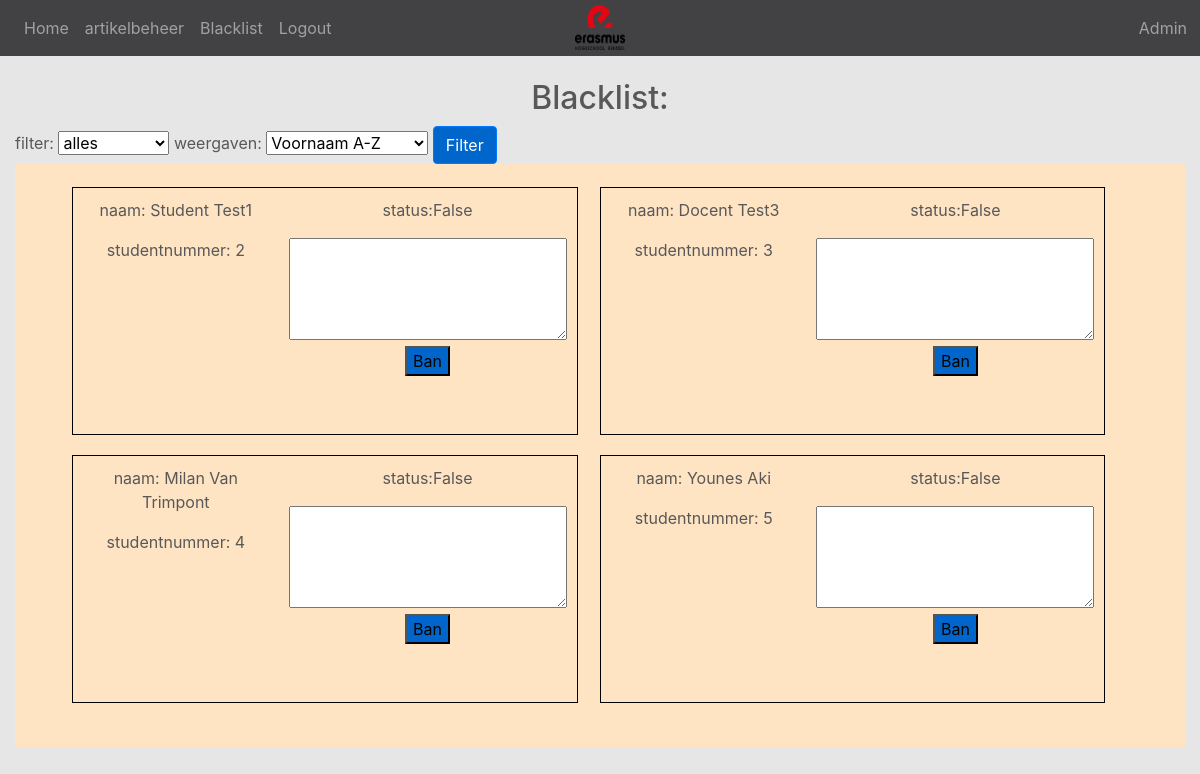
The page /adminblacklist (signed in) on the database as committed earlier.
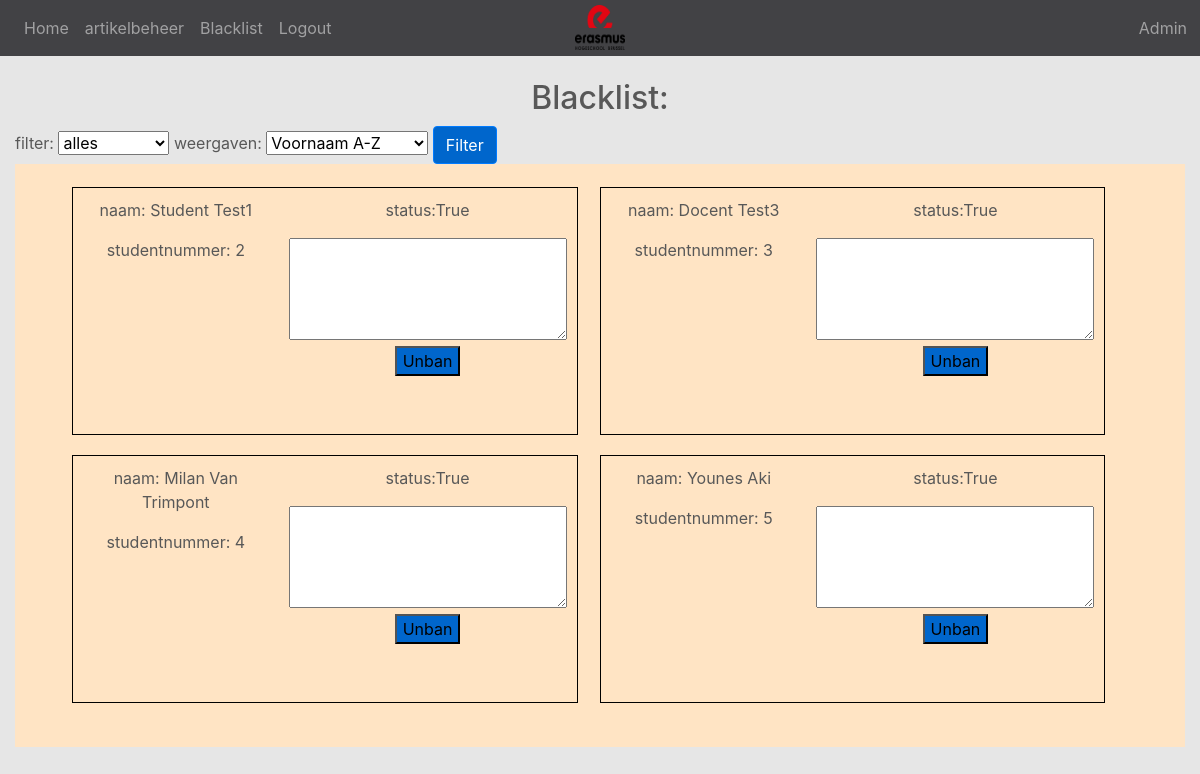
The same page on the database as committed later.
### website/models.py (models this page shows)
class User(db.Model, UserMixin):
    id = db.Column(db.Integer, primary_key=True)
    email = db.Column(db.String(150), unique=True)
    password = db.Column(db.String(150))
    first_name = db.Column(db.String(150))
    last_name = db.Column(db.String(150))
    type_id = db.Column(db.Integer)
    blacklisted = db.Column(db.Boolean, default=False)
    reden_blacklist = db.Column(db.String(1500))
    warning = db.Column(db.Integer, default=0)
    blacklist_end_date = db.Column(db.DateTime, nullable=True)
    reserveringen = db.relationship('Artikel')

### website/views.py (the view, shortened to what this page needs)
@views.route('/adminblacklist', methods=['GET', 'POST'])
@login_required
def admin_blacklist():
    if current_user.type_id == 1:
        query = User.query
        filter_option = request.form.get('filter')
        if filter_option == 'all':
            query = User.query
        elif filter_option == 'banned':
            query = query.filter_by(blacklisted=True)
        elif filter_option == 'niet_banned':
            query = query.filter_by(blacklisted=False)
        weergaven = request.form.get('weergaven')
        if weergaven == 'voornaam_az':
            query = query.order_by(User.first_name)
        elif weergaven == 'voornaam_za':
            query = query.order_by(User.first_name.desc())
        elif weergaven == 'naam_az':
            query = query.order_by(User.last_name)
        elif weergaven == 'naam_za':
            query = query.order_by(User.last_name.desc())
        elif weergaven == 'studentnummer_laag_hoog':
            query = query.order_by(User.id)
        elif weergaven == 'studentnummer_hoog_laag':
            query = query.order_by(User.id.desc())
        users = query.all()
        return render_template("adminblacklist.html", user=current_user, users=users)

### website/__init__.py (called while the page is built)
def create_app():
    app = Flask(__name__)
    app.config['SECRET_KEY'] = 'programmingproject'
    app.config['SQLALCHEMY_DATABASE_URI'] = f'sqlite:///{DB_NAME}'
    app.config['UPLOAD_FOLDER'] = UPLOAD_FOLDER
    db.init_app(app)
    from .views import views
    from .auth import auth
    app.register_blueprint(views, url_prefix='/')
    app.register_blueprint(auth, url_prefix='/')
    from .models import User, Artikel, Uitlening
    login_manager = LoginManager()
    login_manager.login_view = 'auth.login'
    login_manager.init_app(app)
    @login_manager.user_loader
    def load_user(id):
        return User.query.get(int(id))
    check_telaat(app, Uitlening, Artikel, User)
    return app

### website/templates/adminblacklist.html (shortened to what this page needs)
{% extends "base.html" %} {% block title %}Home{% endblock %} {% block content
%}
<main class="main">
<body>
  <h2>Blacklist:</h2>
  <section class="blacklist_filter">
    <form method="POST">
      <label for="filter">filter:</label>
      <select id="filter" name="filter">
        <option name="blacklisted" value="all">alles</option>
      </select>
      <label for="weergaven">weergaven:</label>
      <select id="weergaven" name="weergaven">
        <option name="blacklisted" value="voornaam_az">Voornaam A-Z</option>
      </select>
      <button type="submit" value="sorteer" class="btn btn-primary">Filter</button>
    </form>
  </section>
  <section class="blacklist">
    {% for user in users %}
    {% if user.type_id in [2, 3] %}
      <div class="user">
        <div class="left-column">
        <p>naam: {{ user.first_name }} {{ user.last_name }}</p>
        <p>studentnummer: {{ user.id }}</p>
        </div>
        <div class="right-column">
        <p>status:{{ user.blacklisted }}</p>
        {% if user.blacklisted %}
        <form method="POST">
        <textarea name="reden_blacklist" rows="4" cols="25"></textarea>
        <button type="submit" name="form_name" value="unban">Unban</button>
        </form>
        {% else %}
        <form method="POST">
        <textarea name="reden_blacklist" rows="4" cols="25"></textarea>
        <button type="submit" name="form_name" value="ban">Ban</button>
        </form>
        {% endif %}
        <br><br>
      </div>
      </div>
      {% endif %}
    {% endfor %}
  </section>
</main>
</body>
{% endblock %}

Rows that differ between the two databases and show on the page:
changed User "Student": blacklisted "False" → "True"; blacklisted "Ban" → "Unban"
changed User "Docent": blacklisted "False" → "True"; blacklisted "Ban" → "Unban"
changed User "Milan": blacklisted "False" → "True"; blacklisted "Ban" → "Unban"
changed User "Younes": blacklisted "False" → "True"; blacklisted "Ban" → "Unban"
